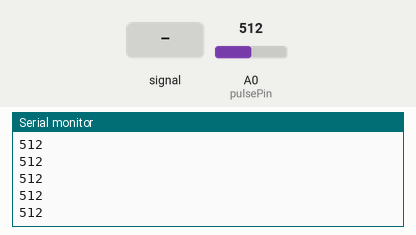
This sketch was run on a simulated Arduino Uno, built with avr-gcc and run on an emulated ATmega328P. On the bench: the last lines printed to the serial monitor. Inputs (shaded band) come from the test bench; at power-on: A0 (pulsePin) = 512.

Above: at 1.2 s.
1.3 s: A0 (pulsePin) fed a 200 Hz sine of ±81 counts around its level
At 2.3 s:
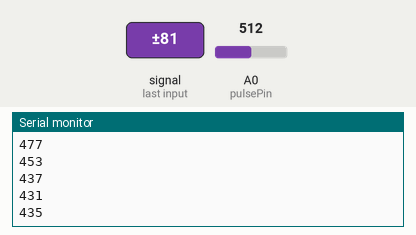
2.8 s: A0 (pulsePin) set to 716
At 3.7 s:
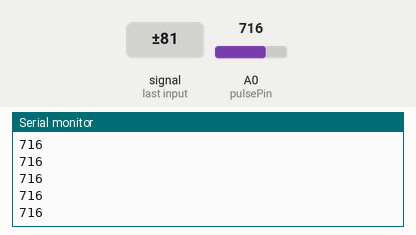
4.3 s: A0 (pulsePin) fed a 1000 Hz sine of ±255 counts around its level
5.8 s: A0 (pulsePin) set to 900
At 6.5 s:
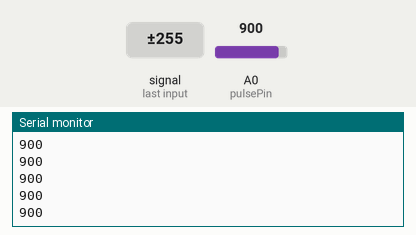
Timing chart, 0 to 8.3 s (numbered marks = the images above; inputs shaded):
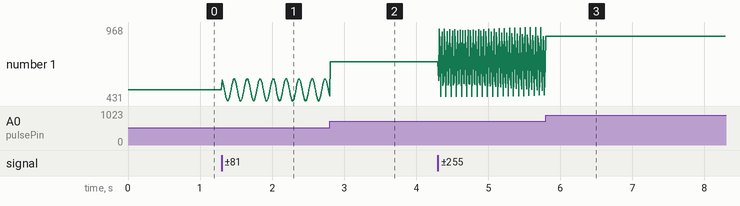

Measured:
- after the input at 1.3 s, the serial monitor: prints a new line at once (image 1)
- plotted number 1: 512 → 466 after the input at 1.3 s

The sketch:

SensorDeBatimentoCardiaco.ino
```cpp
 //Sensor de Batimento Cardíaco (KY-039 ou Pulse Sensor)

int pulsePin = A0;

void setup() {
  Serial.begin(9600);
}
void loop() {
  int signal = analogRead(pulsePin);
  Serial.println(signal);
  delay(10);
}
```
